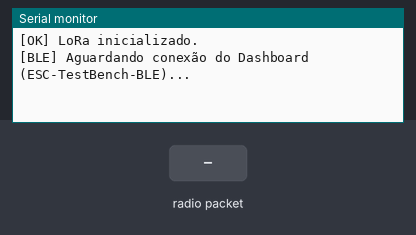
A sketch run on a simulated ESP32. Shown: the last lines printed to the serial monitor. The inputs (shaded band) are chosen by the test bench. No radio packets arrive unless stated; nothing arrives over Bluetooth unless stated; a phone connects over Bluetooth LE 3 s after start.

Above: at 1.7 s.
1.8 s: radio packet "1" arrives
At 2.5 s:
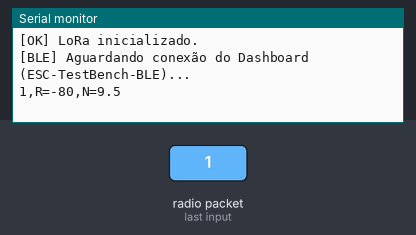
4.8 s: radio packet "0" arrives
At 6.0 s:
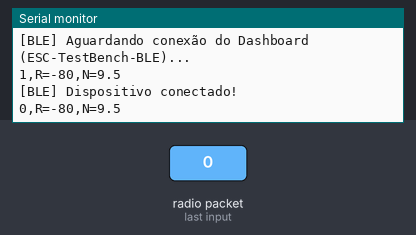

Measured:
- after the input at 1.8 s, the serial monitor: prints a new line at once (image 1)
- after the input at 4.8 s, the serial monitor: prints a new line at once (image 2)

The sketch:

esp32_lora_bridge.ino
```cpp
/*
 * ESC Master Testbench — Bridge BLE + LoRa (ESP32)
 * O ESP32 atua como um servidor Bluetooth Low Energy (BLE)
 * usando o protocolo padrão UART.
 * Comandos recebidos via BLE são retransmitidos via LoRa
 * para o Arduino remoto, e a telemetria LoRa recebida é
 * enviada de volta por BLE Notify.
 *
 * Módulo LoRa: SX1278 Ra-02 433MHz
 * Biblioteca: LoRa.h (Sandeep Mistry)
 * Pinagem SPI (VSPI):
 *   NSS  = GPIO 5
 *   RST  = GPIO 14
 *   DIO0 = GPIO 2
 *   SCK  = GPIO 18   (default VSPI)
 *   MISO = GPIO 19   (default VSPI)
 *   MOSI = GPIO 23   (default VSPI)
 */

#include <SPI.h>
#include <LoRa.h>
#include <BLEDevice.h>
#include <BLEServer.h>
#include <BLEUtils.h>
#include <BLE2902.h>

// ========================
// Pinos SPI do LoRa (VSPI)
// ========================
#define LORA_NSS   5
#define LORA_RST   14
#define LORA_DIO0  2

#define LORA_FREQ  433E6  // 433 MHz

bool hasLoRa = false;

// ========================
// Configuração BLE UART
// ========================
BLEServer *pServer = NULL;
BLECharacteristic *pTxCharacteristic = NULL;
bool deviceConnected = false;
bool oldDeviceConnected = false;

// UUIDs padrão Nordic UART
#define SERVICE_UUID           "6E400001-B5A3-F393-E0A9-E50E24DCCA9E"
#define CHARACTERISTIC_UUID_RX "6E400002-B5A3-F393-E0A9-E50E24DCCA9E"
#define CHARACTERISTIC_UUID_TX "6E400003-B5A3-F393-E0A9-E50E24DCCA9E"

class MyServerCallbacks: public BLEServerCallbacks {
    void onConnect(BLEServer* pServer) {
      deviceConnected = true;
      Serial.println("[BLE] Dispositivo conectado!");
    };
    void onDisconnect(BLEServer* pServer) {
      deviceConnected = false;
      Serial.println("[BLE] Dispositivo desconectado!");
    }
};

// Globais para thread-safety (Comunicação entre Task BLE e Task Loop)
SemaphoreHandle_t cmdMutex;
String pendingCommand = "";
bool hasPendingCommand = false;

class MyCallbacks: public BLECharacteristicCallbacks {
    void onWrite(BLECharacteristic *pCharacteristic) {
      std::string rxValue = pCharacteristic->getValue();

      if (rxValue.length() > 0) {
        String cmd = rxValue.c_str();
        cmd.trim();

        if (cmd.length() > 0 && hasLoRa) {
          if (xSemaphoreTake(cmdMutex, portMAX_DELAY)) {
            pendingCommand = cmd;
            hasPendingCommand = true;
            xSemaphoreGive(cmdMutex);
          }
        }
      }
    }
};

void setup() {
  Serial.begin(115200);
  delay(500);

  cmdMutex = xSemaphoreCreateMutex();

  // 1. Inicializa LoRa
  LoRa.setPins(LORA_NSS, LORA_RST, LORA_DIO0);
  if (!LoRa.begin(LORA_FREQ)) {
    Serial.println("ERRO: Falha LoRa! Verifique as conexões SPI.");
    hasLoRa = false;
  } else {
    LoRa.setTxPower(17);
    LoRa.setSpreadingFactor(7);
    LoRa.setSignalBandwidth(250E3);
    LoRa.setCodingRate4(5);
    Serial.println("[OK] LoRa inicializado.");
    hasLoRa = true;
  }

  // 2. Inicialização BLE
  BLEDevice::init("ESC-TestBench-BLE");

  // Opcional: Aumenta a potência do BLE para +9dBm (máximo do ESP32)
  BLEDevice::setPower(ESP_PWR_LVL_P9);

  pServer = BLEDevice::createServer();
  pServer->setCallbacks(new MyServerCallbacks());

  BLEService *pService = pServer->createService(SERVICE_UUID);

  pTxCharacteristic = pService->createCharacteristic(
                        CHARACTERISTIC_UUID_TX,
                        BLECharacteristic::PROPERTY_NOTIFY
                      );

  pTxCharacteristic->addDescriptor(new BLE2902());

  BLECharacteristic *pRxCharacteristic = pService->createCharacteristic(
                        CHARACTERISTIC_UUID_RX,
                        BLECharacteristic::PROPERTY_WRITE |
                        BLECharacteristic::PROPERTY_WRITE_NR
                      );

  pRxCharacteristic->setCallbacks(new MyCallbacks());

  pService->start();

  BLEAdvertising *pAdvertising = pServer->getAdvertising();
  pAdvertising->addServiceUUID(SERVICE_UUID);
  pAdvertising->setScanResponse(true);
  pAdvertising->setMinPreferred(0x06); // Funções auxiliares para conectividade
  pAdvertising->setMinPreferred(0x12);
  pAdvertising->start();

  Serial.println("[BLE] Aguardando conexão do Dashboard (ESC-TestBench-BLE)...");
}

void loop() {
  static unsigned long lastTxTime = 0;

  // Trata envio de comandos pendentes (Thread-safe)
  bool sendCmd = false;
  String cmdToSend = "";

  if (xSemaphoreTake(cmdMutex, portMAX_DELAY)) {
    if (hasPendingCommand) {
      sendCmd = true;
      cmdToSend = pendingCommand;
      // Não mudamos hasPendingCommand para false aqui ainda!
    }
    xSemaphoreGive(cmdMutex);
  }

  if (sendCmd && hasLoRa) {
    unsigned long now = millis();
    // Limite de 10Hz (100ms) para evitar afogar o LoRa (Half-Duplex) e colidir com telemetria
    if (now - lastTxTime > 100) {
      LoRa.beginPacket();
      LoRa.print(cmdToSend);
      LoRa.endPacket();
      LoRa.receive(); // Retorna explicitamente ao modo de recepção contínua
      lastTxTime = now;

      // Agora limpamos a flag, mas APENAS se o comando não mudou nesse meio tempo
      if (xSemaphoreTake(cmdMutex, portMAX_DELAY)) {
        if (pendingCommand == cmdToSend) {
          hasPendingCommand = false;
        }
        xSemaphoreGive(cmdMutex);
      }
    }
  }

  // 3. LoRa (Arduino) -> BLE (Dashboard)
  if (hasLoRa) {
    int packetSize = LoRa.parsePacket();
    if (packetSize) {
      String incoming = "";
      while (LoRa.available()) {
        incoming += (char)LoRa.read();
      }

      int rssi = LoRa.packetRssi();
      float snr = LoRa.packetSnr();
      // Ex: "T:V=7.80,P=50,S=OK,AR=-52" -> "T:V=7.80,P=50,S=OK,AR=-52,R=-45,N=9.5"
      incoming += ",R=" + String(rssi) + ",N=" + String(snr, 1);

      // Envia via BLE se o dashboard estiver pareado
      if (deviceConnected) {
        pTxCharacteristic->setValue(incoming.c_str());
        pTxCharacteristic->notify();
      }

      Serial.println(incoming);
    }
  }

  // 4. Trata reconexão BLE
  if (!deviceConnected && oldDeviceConnected) {
      delay(500); // dá um tempo para a stack BLE processar
      pServer->startAdvertising(); // Reinicia a publicação do nome para reconectar
      Serial.println("[BLE] Reiniciando publicidade...");
      oldDeviceConnected = deviceConnected;
  }

  if (deviceConnected && !oldDeviceConnected) {
      oldDeviceConnected = deviceConnected;
  }
}
```
